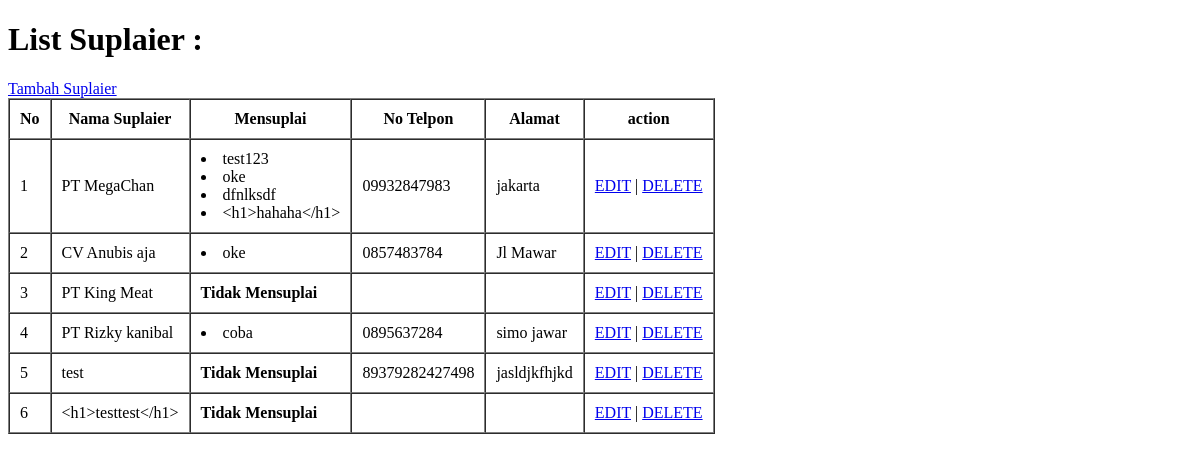
The app's page /coba/admin/suplaier/index.php, older data.
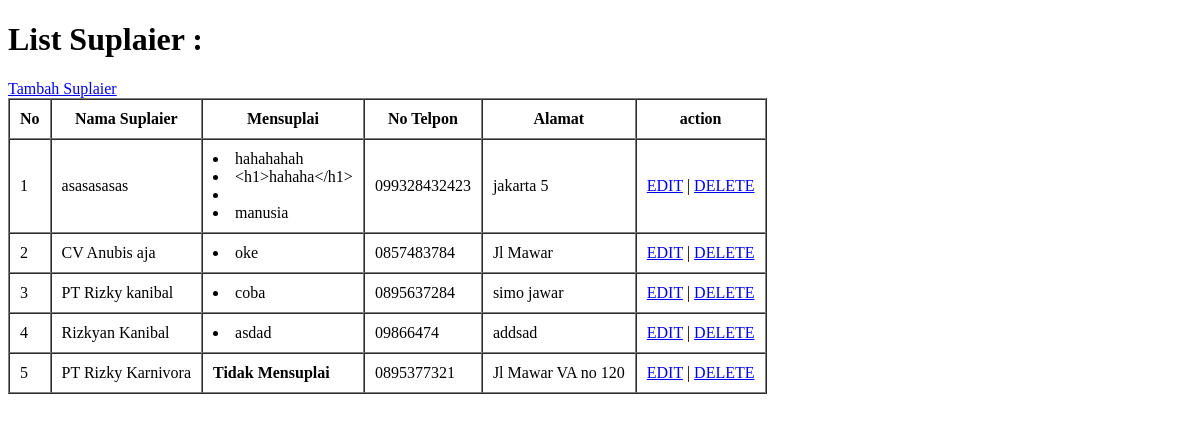
The same page, newer data.
### tables this page shows
CREATE TABLE `suplaier` (
  `kodeSuplaier` int(11) NOT NULL,
  `namaSuplaier` varchar(100) NOT NULL,
  `telpSuplaier` varchar(15) NOT NULL,
  `alamatSuplaier` varchar(128) NOT NULL
);

CREATE TABLE `products` (
  `kodeProduk` int(11) NOT NULL,
  `kodeKategori` int(11) NOT NULL,
  `kodeSuplaier` int(11) DEFAULT NULL,
  `namaProduk` varchar(100) NOT NULL,
  `gambarProduk` varchar(255) NOT NULL,
  `hargaProduk` int(11) NOT NULL,
  `stokProduk` int(11) NOT NULL,
  `deskripsiProduk` varchar(255) DEFAULT NULL
);

### coba/function.php (called while the page is built, shortened)
<?php
function connect($servername,$database,$username,$password){
    $conn = new PDO("mysql:host=$servername;dbname=$database", $username, $password);
    return $conn;
}
$conn=connect("localhost","store","root","");
function selectData($query){
    global $conn;
    $stmt = $conn->prepare($query);
    $stmt->execute();
    $data = $stmt->fetchAll(PDO::FETCH_ASSOC);
    return $data;
}
?>

### coba/admin/suplaier/index.php (the view, shortened to what this page needs)
<?php
require "../../function.php";
$query="SELECT namaSuplaier, namaProduk FROM suplaier s
        JOIN products p ON (s.kodeSuplaier=p.kodeSuplaier)";
$data = selectData("SELECT * FROM suplaier");
$produk=selectData($query);
?>
<!DOCTYPE html>
<html lang="en">
<head>
</head>
<body>
    <h1>List Suplaier :</h1>
    <a href="tambah.php">Tambah Suplaier</a>
    <table border="1" cellspacing=0 cellpadding=10>
        <th>No</th>
        <th>Nama Suplaier</th>
        <th>Mensuplai</th>
        <th>No Telpon</th>
        <th>Alamat</th>
        <th>action</th>
        <?php
        $no=1;
        foreach($data as $ch){?>
        <tr>
            <td><?= $no ?></td>
            <td><?= $ch["namaSuplaier"] ?></td>
            <td>
            <?php
            $count=0;
            foreach($produk as $p){
                if($p["namaSuplaier"]==$ch["namaSuplaier"]){?>
                    <li><?= $p["namaProduk"] ?></li>
                <?php $count++;}?>
            <?php }
            if($count==0){?>
                <b>Tidak Mensuplai</b>
            <?php }?>
            <td><?= $ch["telpSuplaier"] ?></td>
            <td><?= $ch["alamatSuplaier"] ?></td>
            <td>
                <a href="edit.php?id=<?= $ch["kodeSuplaier"] ?>">EDIT</a> | <a href="hapus.php?id=<?= $ch["kodeSuplaier"] ?>" onclick="return confirm('SUPLAIER INGIN DIHAPUS ?')">DELETE</a>
            </td>
        </tr>
        <?php
        $no++;
        }?>
    </table>
</body>
</html>

Row changes from the older to the newer data that the page shows:
removed products: namaProduk "test123", shown under suplaier "PT MegaChan"
removed products: namaProduk "oke", shown under suplaier "PT MegaChan"
removed products: namaProduk "dfnlksdf", shown under suplaier "PT MegaChan"
removed suplaier: namaSuplaier "PT King Meat", shows "Tidak Mensuplai"
removed suplaier: namaSuplaier "test", shows "Tidak Mensuplai", telpSuplaier "89379282427498", alamatSuplaier "jasldjkfhjkd"
changed suplaier: namaSuplaier "PT MegaChan" → "asasasasas"; telpSuplaier "09932847983" → "099328432423"; alamatSuplaier "jakarta" → "jakarta 5"
added products: namaProduk "hahahahah", shown under suplaier "asasasasas"
added products: namaProduk "manusia", shown under suplaier "asasasasas"
changed suplaier: namaSuplaier "<h1>testtest</h1>" → "Rizkyan Kanibal"; telpSuplaier (not shown) → "09866474"; alamatSuplaier (not shown) → "addsad"; no longer shows "Tidak Mensuplai"
added products: namaProduk "asdad", shown under suplaier "Rizkyan Kanibal"
added suplaier: namaSuplaier "PT Rizky Karnivora", shows "Tidak Mensuplai", telpSuplaier "0895377321", alamatSuplaier "Jl Mawar VA no 120"
